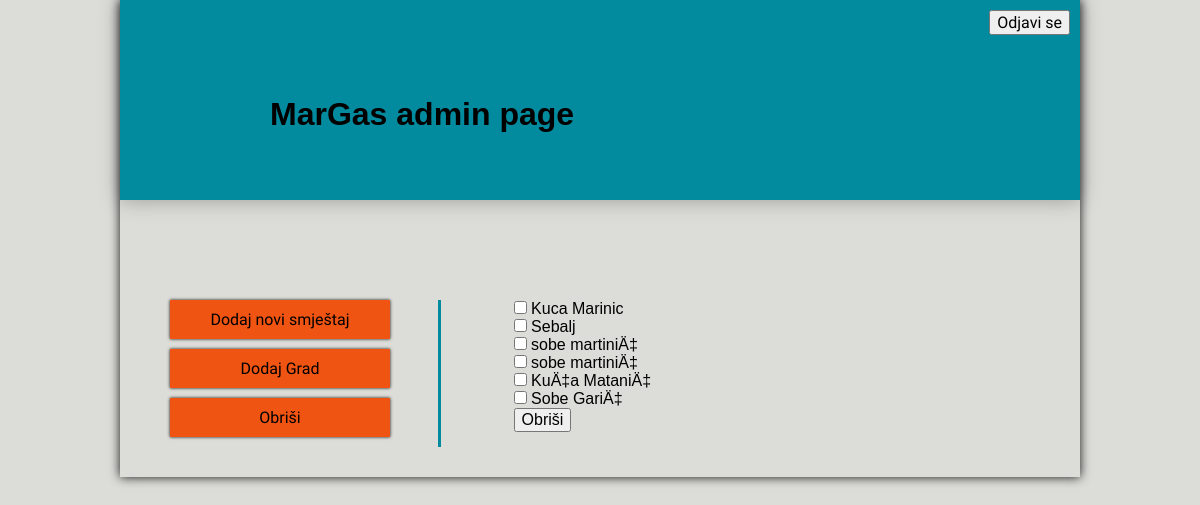
/obrisi.php, run on the app's committed database.
### tables this page shows
CREATE TABLE `oglas` (
  `idKorisnik` int(11) NOT NULL AUTO_INCREMENT,
  `naslov` varchar(1000) DEFAULT NULL,
  `kratkiOpis` mediumtext,
  `dugiOpis` text,
  `cijena` int(11) NOT NULL,
  `cValutaId` int(11) NOT NULL,
  `mjestoId` int(11) NOT NULL,
  `brojOsoba` int(11) DEFAULT NULL,
  `vrstaSmjestajaId` int(11) NOT NULL,
  `naslovEN` varchar(1000) DEFAULT NULL,
  `kratkiOpisEN` mediumtext,
  `dugiOpisEN` text,
  PRIMARY KEY (`idKorisnik`,`cValutaId`,`mjestoId`,`vrstaSmjestajaId`),
  KEY `mjestoId` (`mjestoId`),
  KEY `cValutaId` (`cValutaId`),
  KEY `vrstaSmjestajaId` (`vrstaSmjestajaId`),
  CONSTRAINT `oglas_ibfk_2` FOREIGN KEY (`mjestoId`) REFERENCES `mjesta` (`idMjesto`),
  CONSTRAINT `oglas_ibfk_3` FOREIGN KEY (`cValutaId`) REFERENCES `valuta` (`idValuta`),
  CONSTRAINT `oglas_ibfk_4` FOREIGN KEY (`vrstaSmjestajaId`) REFERENCES `smjestaj` (`idSmjestaj`)
);

### obrisi.php (the view, shortened to what this page needs)
<?php
function getUrl($page){
	return "?page=$page";
}
?>
<!doctype html>
<html lang="en">
<head>
	<link rel="stylesheet" href="css/stil.css">
	<link rel="stylesheet" href="css/normalize.css">
	<link rel="stylesheet" href="css/grid.css">
</head>
<body>
<section class="objedini row">
	<header class="header">
	<button style="position:relative; float:right; margin: 10px 10px;"><a href="<?php echo getUrl("odjava"); ?>">Odjavi se</a></button>
	<section class="pozicija row">
			<h1>MarGas admin page</h1>
	</section>
	</header>
	<div class="odvojak"></div>
	<section class="container row">
		<div class="lijevo3">
			<div style="margin-bottom:10px; width:auto;">
				<a href="dodaj1.php"><div class="prijava">Dodaj novi smještaj</div></a>
			</div>
			<div style="margin-bottom:10px;">
				<a href="dodajGrad.php"><div class="prijava">Dodaj Grad</div></a>
			</div>
			<div style="margin-bottom:10px;">
				<a href="obrisi.php"><div class="prijava">Obriši</div></a>
			</div>
		</div>
		<div class="desno ">
		<form action="obrisiScript.php" method="POST">
		<?php
			$sql = "SELECT naslov,idKorisnik FROM oglas";
			$result = mysql_query($sql);
			while ($row = mysql_fetch_array($result)) {
			    echo "<input type='checkbox' value='". $row['idKorisnik'] ."' name='item[]'>";
			    echo $row['naslov'];
			    echo "<br>";
			}
			?>
			<input type="submit" value="Obriši">
			</form>
		</div>
	</section>
	<footer class="footer"></footer>
	</section>
</body>
</html>

### css/stil.css (style rules this page uses)
.header { background: #028A9E; width: 100%; height: 200px; -webkit-box-shadow: 0 0 20px rgba(0,0,0,0.3); -moz-box-shadow: 0 0 20px rgba(0,0,0,0.3); box-shadow: 0 0 20px rgba(0,0,0,0.3); }
.objedini { box-shadow: 0 0 10px #111; }
.footer { height: 30px; }
body { background: #DCDDD8; }
.pozicija { padding-top: 75px; padding-left: 150px; }
.container { height: auto; width: 100%; }
.lijevo3 { margin: 0; position: relative; float: left; height: 100%; width: 30%; border-right: 3px solid #028A9E; font-family: 'Ubuntu', sans-serif; margin-left: 30px; }
.desno { position: relative; float: right; height: 100%; width: 59%; }
.prijava { width: 200px; text-align: center; padding: 10px; background: rgb(240,84,18); box-shadow: 0 0 3px #111; margin-left: 20px; text-decoration: none; }
a { text-decoration: none; color: black; font-family: 'Exo 2', sans-serif; }
.odvojak { height: 100px; }

### css/grid.css (style rules this page uses)
.row:before, .row:after, .column:before, .column:after, .cf:before, .cf:after { content: " "; display: table; }
.row:after, .column:after, .cf:after { clear: both; }
.row, .column, .cf { *zoom: 1; }
.row { max-width: 960px; margin: 0 auto; }

### data on the page
oglas: naslov "Kuca Marinic"
oglas: naslov "Sebalj"
oglas: naslov "sobe martiniÄ‡"
oglas: naslov "sobe martiniÄ‡"
oglas: naslov "KuÄ‡a MataniÄ‡"
oglas: naslov "Sobe GariÄ‡"
